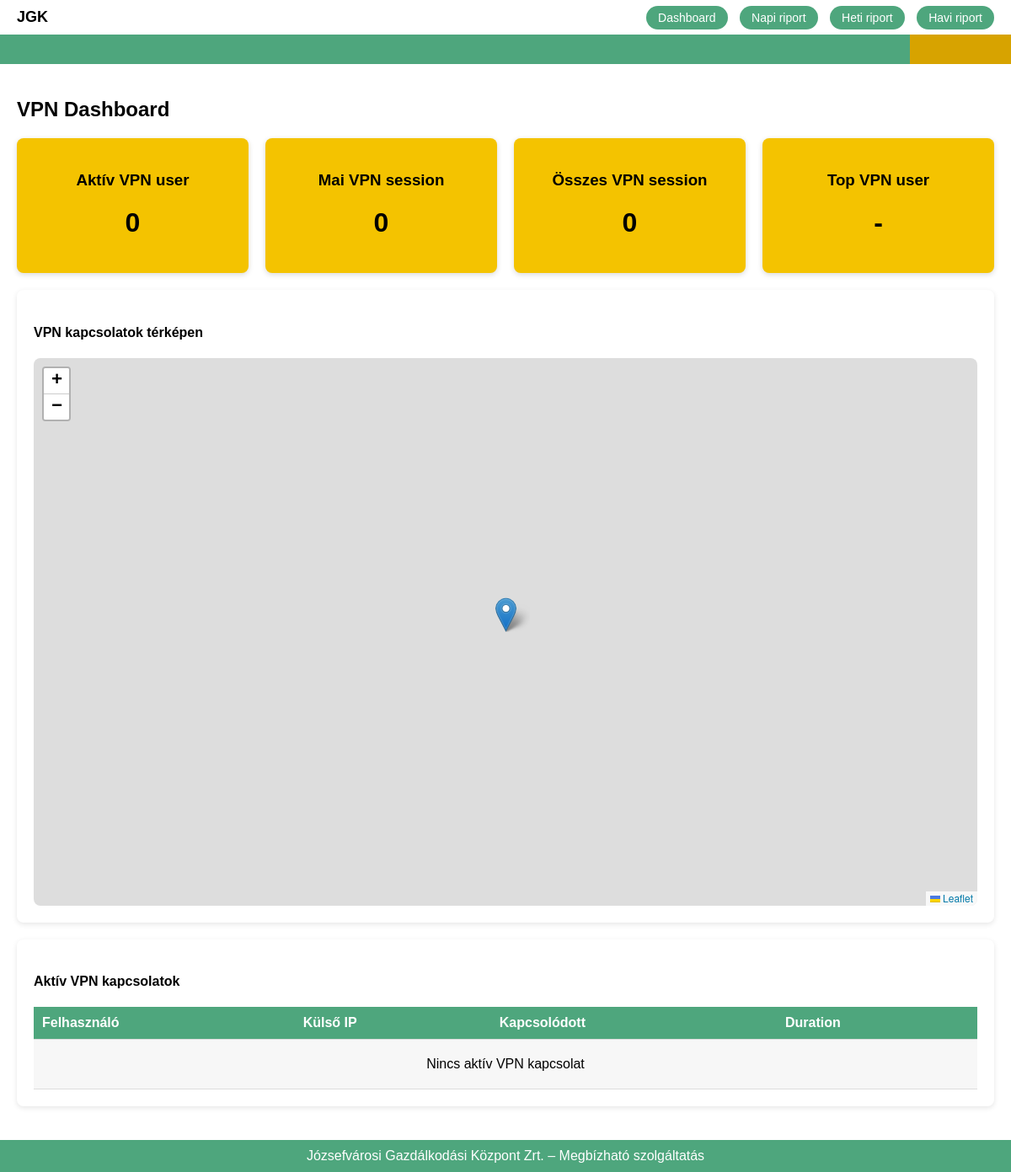
/, run on an earlier commit of the app's database.
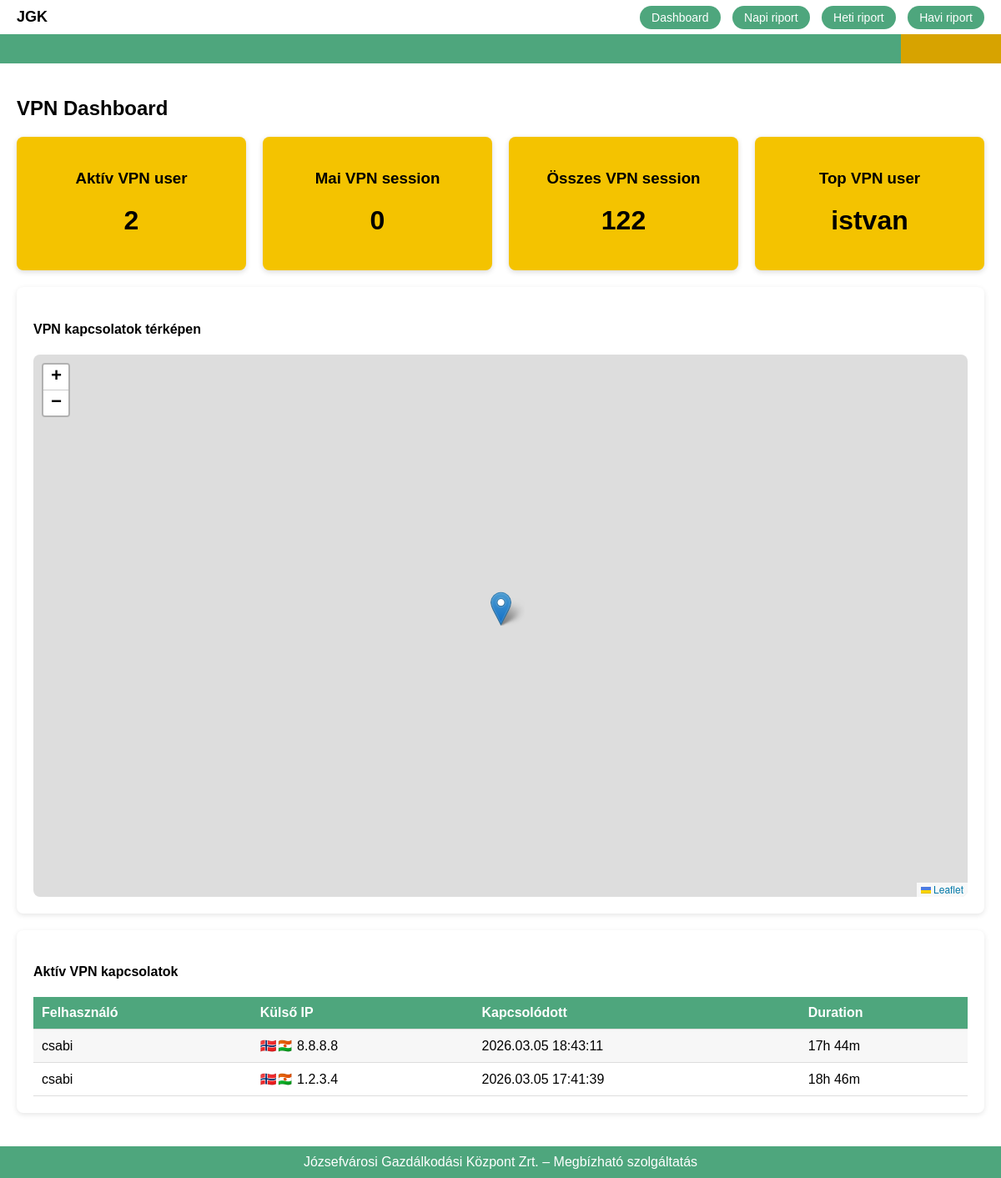
And on a later commit of the database.
### vpn/models.py (models this page shows, shortened)
class VPNSession(models.Model):
    username = models.CharField(max_length=100)
    remote_ip = models.GenericIPAddressField()
    vpn_ip = models.GenericIPAddressField(null=True, blank=True)
    connected_at = models.DateTimeField()
    disconnected_at = models.DateTimeField(null=True, blank=True)
    duration_seconds = models.IntegerField(null=True, blank=True)
    country = models.CharField(max_length=100, null=True, blank=True)
    country_code = models.CharField(max_length=2, null=True, blank=True)
    latitude = models.FloatField(null=True, blank=True)
    longitude = models.FloatField(null=True, blank=True)
    created_at = models.DateTimeField(auto_now_add=True)
    class Meta:
        indexes = [
            models.Index(fields=["username"]),
            models.Index(fields=["connected_at"]),
        ]

### vpn/views.py (the view)
# urls.py: path('', views.dashboard, name='dashboard'),
def dashboard(request):
    active_sessions = VPNSession.objects.filter(
        disconnected_at__isnull=True
    ).order_by("-connected_at")
    now = timezone.now()
    for s in active_sessions:
        delta = now - s.connected_at
        hours = delta.seconds // 3600
        minutes = (delta.seconds % 3600) // 60
        if hours > 0:
            s.duration = f"{hours}h {minutes}m"
        else:
            s.duration = f"{minutes}m"
    active_users = active_sessions.count()
    today_sessions = VPNSession.objects.filter(
        connected_at__date=timezone.now().date()
    ).count()
    total_sessions = VPNSession.objects.count()
    top_user = (
        VPNSession.objects
        .values("username")
        .annotate(total=Count("id"))
        .order_by("-total")
        .first()
    )
    context = {
        "sessions": active_sessions,
        "active_users": active_users,
        "today_sessions": today_sessions,
        "total_sessions": total_sessions,
        "top_user": top_user
    }
    return render(request, "dashboard.html", context)

### templates/dashboard.html (shortened to what this page needs)
{% extends "base.html" %}
{% load static %}
{% block content %}
<h2>VPN Dashboard</h2>
<div class="stats">
<div class="stat">
<h3>Aktív VPN user</h3>
<h1 id="stat-active">{{ active_users }}</h1>
</div>
<div class="stat">
<h3>Mai VPN session</h3>
<h1 id="stat-today">{{ today_sessions }}</h1>
</div>
<div class="stat">
<h3>Összes VPN session</h3>
<h1 id="stat-total">{{ total_sessions }}</h1>
</div>
<div class="stat">
<h3>Top VPN user</h3>
<h1 id="stat-topuser">
{% if top_user %}
{{ top_user.username }}
{% else %}
-
{% endif %}
</h1>
</div>
</div>
<div class="panel">
<h4>VPN kapcsolatok térképen</h4>
<div id="map" style="height:650px;"></div>
</div>
<div class="panel">
<h4>Aktív VPN kapcsolatok</h4>
<table>
<tr>
<th>Felhasználó</th>
<th>Külső IP</th>
<th>Kapcsolódott</th>
<th>Duration</th>
</tr>
{% for s in sessions %}
<tr>
<td>{{ s.username }}</td>
<td>
<span class="ip-flag" data-code="{{ s.country_code }}"></span>
{{ s.remote_ip }}
</td>
<td>{{ s.connected_at|date:"Y.m.d H:i:s" }}</td>
<td class="duration" data-start="{{ s.connected_at|date:'c' }}">
{{ s.duration }}
</td>
</tr>
{% empty %}
<tr>
<td colspan="4" style="text-align:center; padding:20px;">
Nincs aktív VPN kapcsolat
</td>
</tr>
{% endfor %}
</table>
</div>
{% endblock %}

What changed in the data, as far as the page shows it:
added VPNSession: username "csabi", remote_ip "8.8.8.8", connected_at "2026.03.05 18:43:11", duration "17h 44m"
added VPNSession: username "csabi", remote_ip "1.2.3.4", connected_at "2026.03.05 17:41:39", duration "18h 46m"
Also different on the page:
{{ active_users }}: "0" → "2"
{{ total_sessions }}: "0" → "122"
{{ top_user.username }}: (not shown) → "istvan"
text no longer shown: "- Nincs aktív VPN kapcsolat"
